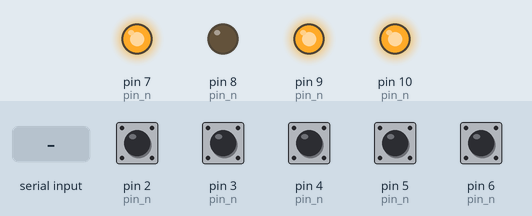
The sketch below on a simulated Arduino Uno, built with avr-gcc and run on an emulated ATmega328P. Shown: output pins drawn as LEDs (lit = HIGH). The inputs (shaded band) are chosen by the test bench; at power-on: pin 2 (pin_n), pin 3 (pin_n), pin 4 (pin_n), pin 5 (pin_n), pin 6 (pin_n) HIGH. What the sketch prints to the serial monitor is not drawn.

Above: at 1.2 s.
1.3 s: "1\n" received over Serial
At 2.2 s:
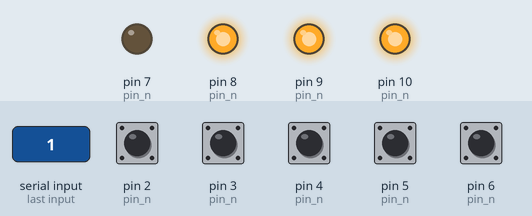
At 2.55 s:
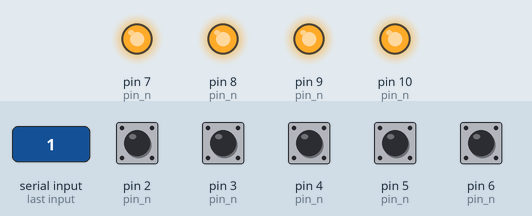
4.1 s: pin 2 (pin_n) pulled LOW for 0.15 s
5.7 s: pin 3 (pin_n) pulled LOW for 0.15 s
7.3 s: pin 4 (pin_n) pulled LOW for 0.15 s
8.9 s: pin 5 (pin_n) pulled LOW for 0.15 s
10.5 s: pin 6 (pin_n) pulled LOW for 0.15 s
Timing chart, 0 to 13.1 s (numbered marks = the images above; inputs shaded):
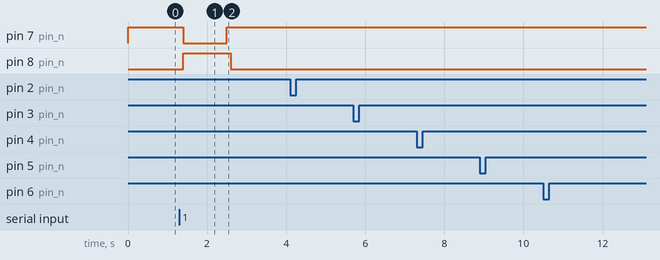

The sketch:

test_sequence.ino
```cpp
int data = 0;
int altitude = 0;

void setup(){
  Serial.begin(9600);//initialisation port série
  pinMode(2,INPUT_PULLUP);//pin n°7 en entrée (bouton)
  pinMode(3,INPUT_PULLUP);//pin n°7 en entrée (bouton)
  pinMode(4,INPUT_PULLUP);//pin n°7 en entrée (bouton)
  pinMode(5,INPUT_PULLUP);//pin n°7 en entrée (bouton)
  pinMode(6,INPUT_PULLUP);//pin n°7 en entrée (bouton)
  pinMode(7,OUTPUT);//pin n°7 en entrée (bouton)
  pinMode(8,OUTPUT);//pin n°7 en entrée (bouton)
  pinMode(9,OUTPUT);//pin n°7 en entrée (bouton)
  pinMode(10,OUTPUT);//pin n°7 en entrée (bouton)
  digitalWrite(7,1);
  digitalWrite(8,1);
  digitalWrite(9,1);
  digitalWrite(10,1);
}

//à chaque boucle
void loop(){

  if (Serial.available() > 0) {
      //récup de l’altitude transmise
    data = Serial.parseInt();//séparateur
    if (data == 1){
      digitalWrite(7,0);
    }
    else if (data == 0){
      digitalWrite(7,1);
    }
    digitalWrite(8,1);
  }
  else {
    digitalWrite(8,0);
  }
  if(digitalRead(2) == 0){//si l’état du bouton est différent de précédemment

    Serial.println("seq");//on envoie le message « boutST » au port série
    delay(100);//délai de 100ms par sécurité
  }
  if (digitalRead(3) == 0){

    Serial.println("rcs");
    delay(100);
  }
  if (digitalRead(4) == 0){
    Serial.println("sas");
    delay(100);
  }
  if (digitalRead(5) == 0){
    Serial.println("abort");
    delay(100);
  }
  if (digitalRead(6) == 0){
    Serial.println("solar_panels");
    delay(100);
  }
  delay(100);
}
```

Measured:
- after the input at 1.3 s, pin 7 (pin_n): HIGH → LOW after 0.10 s, → HIGH 1.1 s later; pin 8 (pin_n): LOW → HIGH after 0.10 s, → LOW 1.2 s later
- after the input at 4.1 s, every drawn part: stays the same
- after the input at 5.7 s, every drawn part: stays the same
- after the input at 7.3 s, every drawn part: stays the same
- after the input at 8.9 s, every drawn part: stays the same
- after the input at 10.5 s, every drawn part: stays the same
